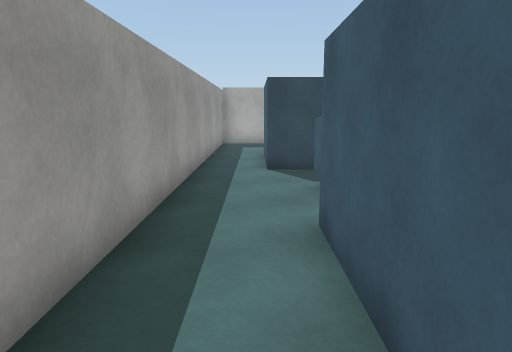
View 1 (above)

24 first-person views from a walk through a 3-D level made in the Unity game engine. The camera is 1.5 m above the floor, tilts 10° down and sees 70° across. The floor is counted in squares, 1 m on a side. Each view is taken from the middle of a square. On the plan, view 1 faces up. The plan holds only what a view shows up to about 16 squares ahead; the rest is blank. The player character is not drawn. Surface patterns are stand-ins for the level's own textures.

View 2
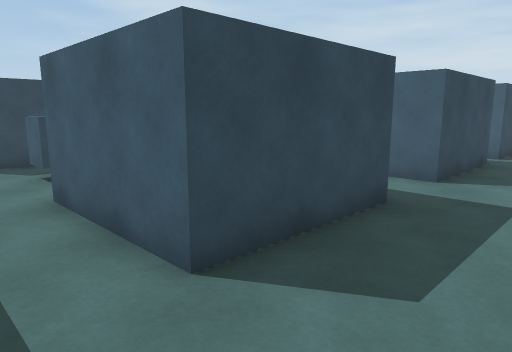

View 3
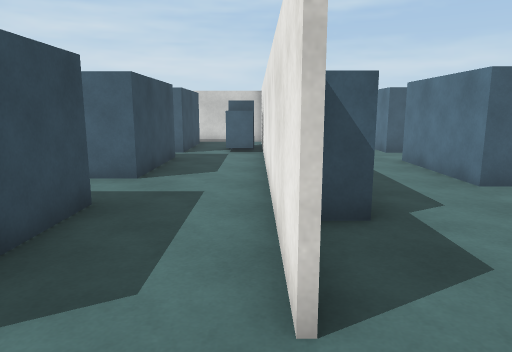

View 4
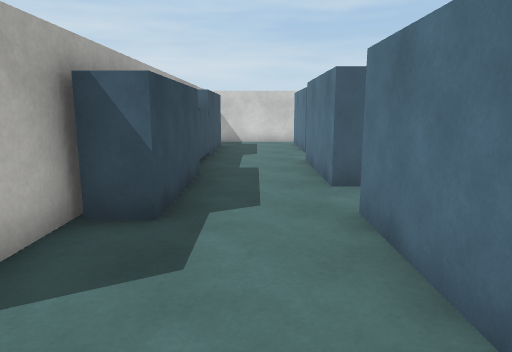

View 5
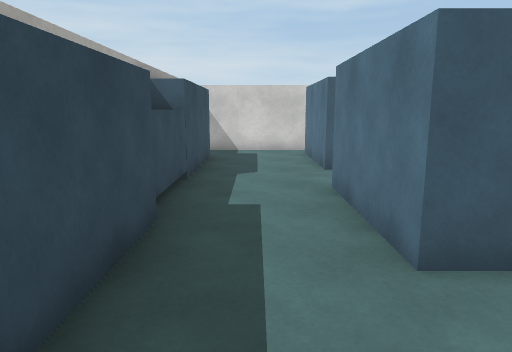

View 6
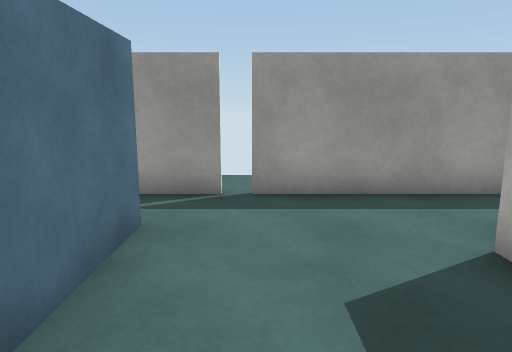

View 7
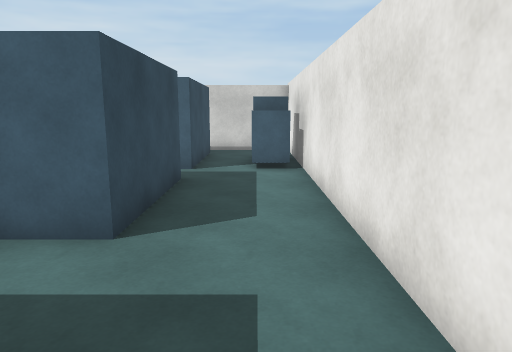

View 8
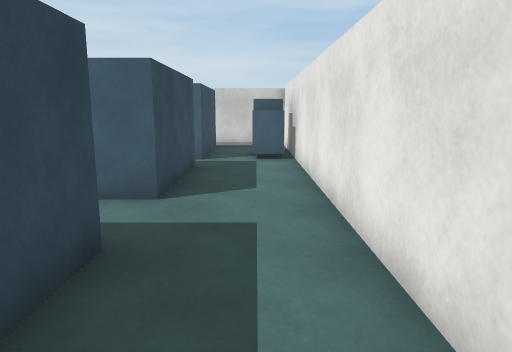

View 9
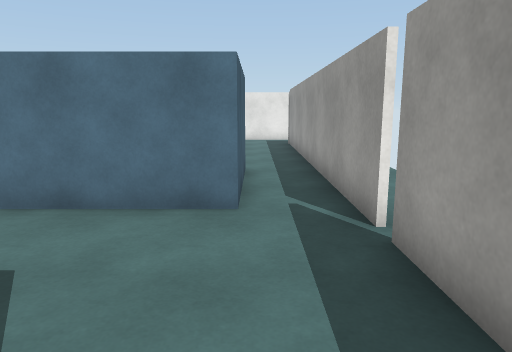

View 10
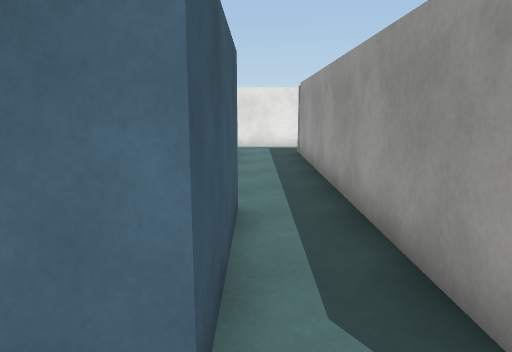

View 11
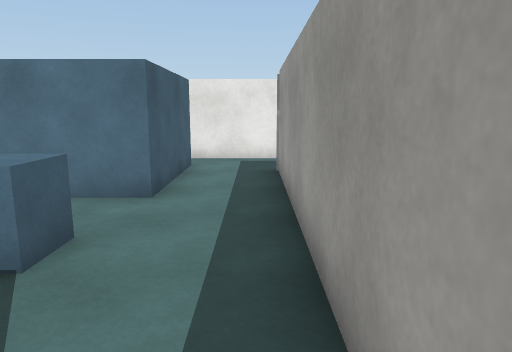

View 12
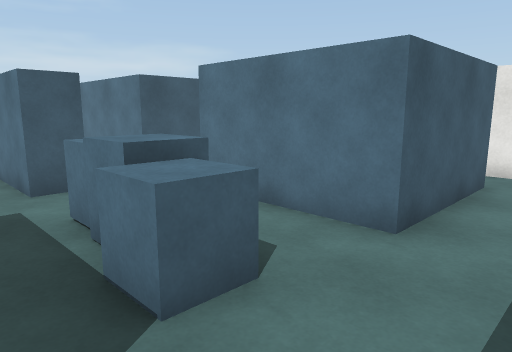

View 13
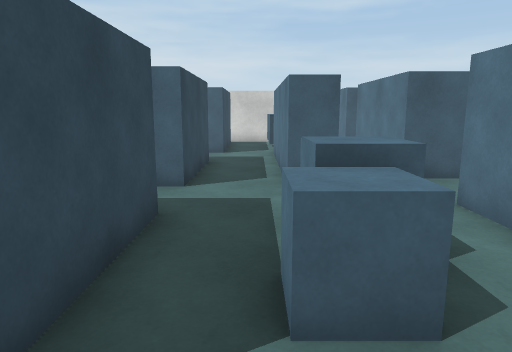

View 14
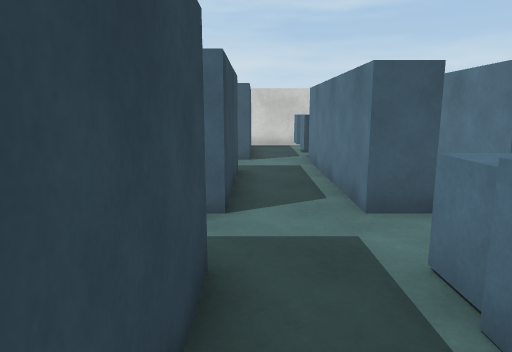

View 15
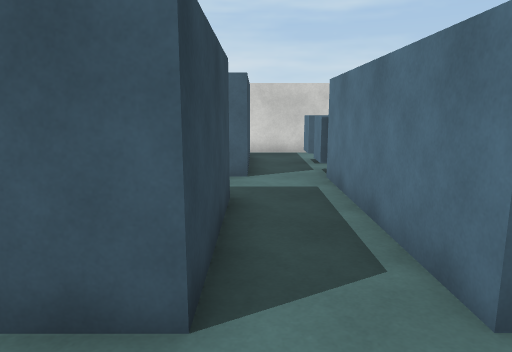

View 16
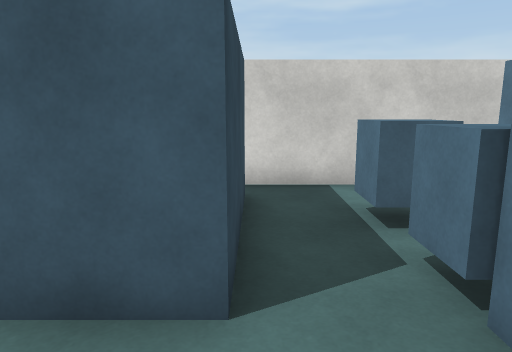

View 17
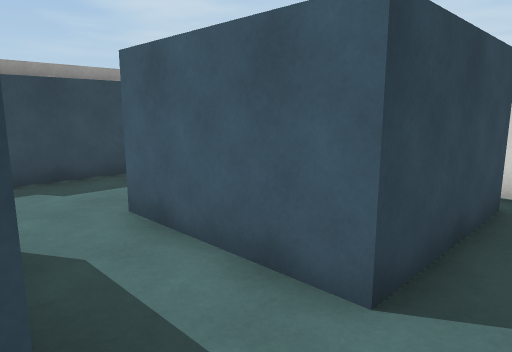

View 18
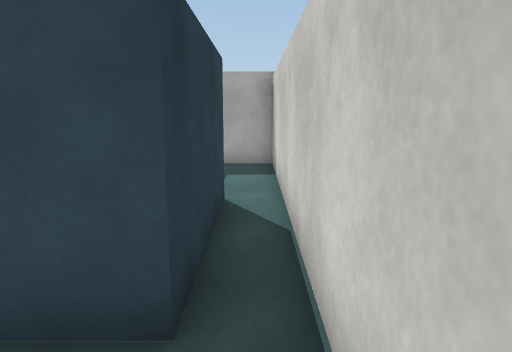

View 19
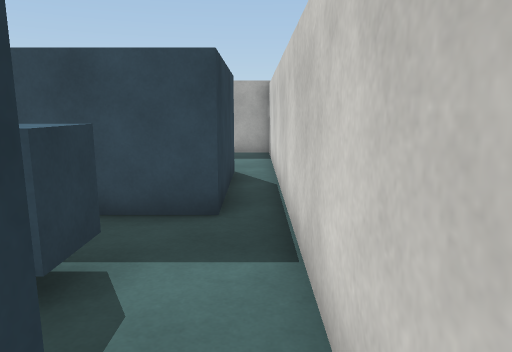

View 20
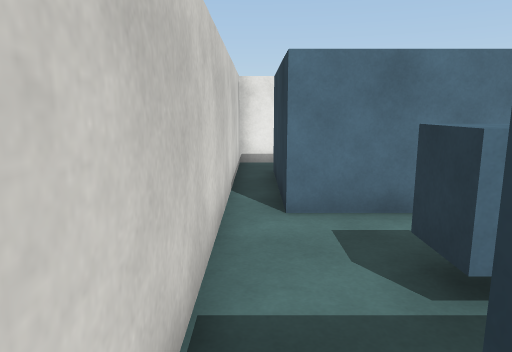

View 21
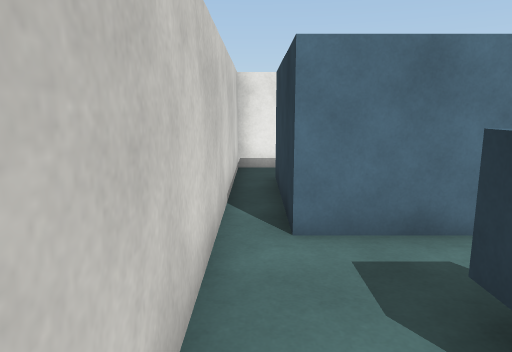

View 22
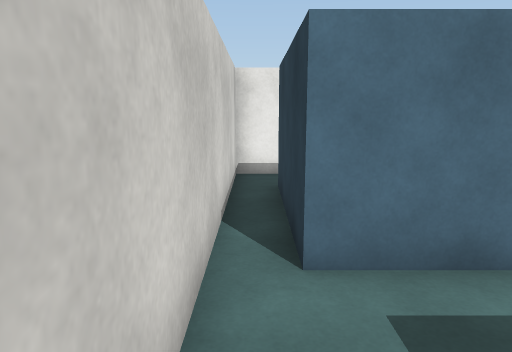

View 23
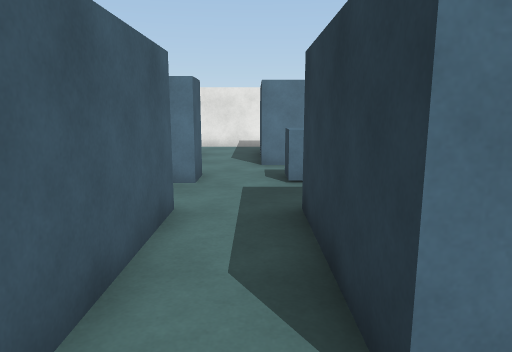

View 24
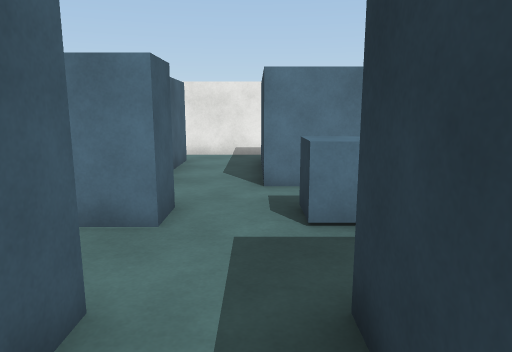

### Floor plan
Points are (right, up) in squares from view 1. A wall is a line through its corners. A room is listed if a view was taken in it or the views show most of it. See-through windows are left out.
Room 1 (views 1, 2, 3, 4, 5, 6, 7, 8, 9, 10, 23)
walls: (4.9, 0.7) (0.8, 0.7) (0.8, 4.8); (8, -3.6) (3.9, -3.6) (3.9, -2.5); (4.4, -2.4) (1.1, -2.4); (11.2, 0.7) (7.2, 0.7) (7.2, 2.1); (6.3, -6.5) (10.4, -6.5); (1.1, -2.3) (12.5, -2.3); (12.5, -6.8) (16.5, -6.8); (15.4, -2.3) (17.2, -2.3); (-1.6, -0.4) (-1.6, -5.1); (0.3, -6.5) (4.3, -6.5); (15.4, -3.6) (8.5, -3.6); (16.5, 0.7) (12.5, 0.7); (-1.6, -5.6) (-1.6, -6.6); (17.5, -2.4) (16, -2.4); (-1.6, 6.5) (-1.6, 2); (17.5, -6.6) (17.5, 0.9)
ways out: opening at (-1, -7) to room 2; opening at (5, -7) to room 2; opening at (11.5, -6.5) to room 2; opening at (17, -7) to room 3; opening at (-0.5, 6); gap at (-2, -5)
objects: other object (13, -2) to (14, -1); other object (14, -2) to (15, -1)
Room 2 (views 11, 12, 13, 14, 15, 16, 17, 24)
walls: (6.3, -13.8) (6.3, -12.6) (12.4, -12.6); (7.2, -15.3) (11.2, -15.3); (0.3, -10.6) (0.3, -6.5); (4.3, -6.5) (4.3, -10.5) (0.9, -10.5); (10.4, -10.5) (6.3, -10.5) (6.3, -6.5); (0.8, -19.4) (0.8, -15.3) (4.9, -15.3); (-1.6, -6.6) (-1.6, -18.5); (12.5, -10.8) (12.5, -6.8); (-1.9, -20.8) (1.2, -20.8)
ways out: opening at (-1, -7) to room 1; opening at (5, -7) to room 1; opening at (11.5, -6.5) to room 1; opening at (13, -12) to room 3; opening at (1, -20); opening at (6, -16)
objects: other object (1, -13) to (2, -12); other object (2, -13) to (3, -13); other object (4, -14) to (4, -13)
Room 3 (views 18, 20, 21, 22)
walls: (17.5, -14.6) (17.5, -6.6); (12.5, -15.3) (16.5, -15.3); (16.5, -6.8) (16.5, -10.8) (12.5, -10.8)
ways out: opening at (17, -7) to room 1; opening at (13, -12) to room 2; opening at (17, -15) to room 4
objects: other object (13, -13); other object (15, -13)
Room 4 (view 19)
walls: (16.5, -15.3) (16.5, -19.4); (16.4, -20.8) (17.5, -20.8) (17.5, -14.6)
ways out: opening at (17, -15) to room 3

Positions as (right, up) in squares from view 1, and headings:
1: (0, 0), facing up
2: (-1, -2), facing up-right
3: (-1, -2), facing right
4: (-1, -5), facing right
5: (3, -5), facing right
6: (5, -5), facing left
7: (3, -1), facing right
8: (1, -1), facing right
9: (0, -1), facing down
10: (0, -5), facing down
11: (-1, -9), facing down
12: (-1, -11), facing down-right
13: (-1, -12), facing right
14: (1, -11), facing right
15: (4, -11), facing right
16: (10, -11), facing right
17: (10, -12), facing up-right
18: (17, -13), facing up
19: (17, -16), facing up
20: (17, -10), facing down
21: (17, -11), facing down
22: (17, -12), facing down
23: (5, -5), facing down
24: (5, -8), facing down
